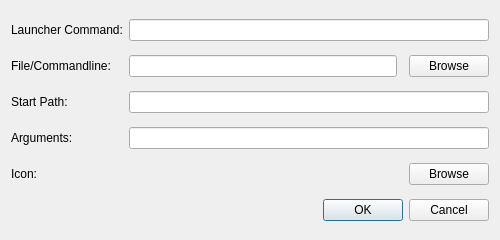
<?xml version="1.0" encoding="UTF-8"?>
<ui version="4.0">
 <class>LauncherEditDialog</class>
 <widget class="QDialog" name="LauncherEditDialog">
  <property name="geometry">
   <rect>
    <x>0</x>
    <y>0</y>
    <width>500</width>
    <height>240</height>
   </rect>
  </property>
  <property name="minimumSize">
   <size>
    <width>500</width>
    <height>200</height>
   </size>
  </property>
  <property name="windowTitle">
   <string>Dialog</string>
  </property>
  <property name="modal">
   <bool>true</bool>
  </property>
  <layout class="QGridLayout" name="gridLayout">
   <item row="0" column="0">
    <widget class="QLabel" name="cmdLabel">
     <property name="text">
      <string>Launcher Command:</string>
     </property>
    </widget>
   </item>
   <item row="1" column="3">
    <widget class="QPushButton" name="fileBtn">
     <property name="text">
      <string>Browse</string>
     </property>
    </widget>
   </item>
   <item row="1" column="0">
    <widget class="QLabel" name="fileLabel">
     <property name="text">
      <string>File/Commandline:</string>
     </property>
    </widget>
   </item>
   <item row="5" column="0" colspan="4">
    <widget class="QDialogButtonBox" name="buttonBox">
     <property name="orientation">
      <enum>Qt::Horizontal</enum>
     </property>
     <property name="standardButtons">
      <set>QDialogButtonBox::Cancel|QDialogButtonBox::Ok</set>
     </property>
    </widget>
   </item>
   <item row="3" column="0">
    <widget class="QLabel" name="argLabel">
     <property name="text">
      <string>Arguments:</string>
     </property>
    </widget>
   </item>
   <item row="2" column="1" colspan="3">
    <widget class="QLineEdit" name="pathEdit"/>
   </item>
   <item row="1" column="1">
    <widget class="QLineEdit" name="fileEdit"/>
   </item>
   <item row="0" column="1" colspan="3">
    <widget class="QLineEdit" name="cmdEdit"/>
   </item>
   <item row="2" column="0">
    <widget class="QLabel" name="pathLabel">
     <property name="text">
      <string>Start Path:</string>
     </property>
    </widget>
   </item>
   <item row="3" column="1" colspan="3">
    <widget class="QLineEdit" name="argEdit"/>
   </item>
   <item row="4" column="0">
    <widget class="QLabel" name="iconLabel">
     <property name="text">
      <string>Icon:</string>
     </property>
    </widget>
   </item>
   <item row="4" column="1">
    <widget class="QLabel" name="iconPix">
     <property name="text">
      <string/>
     </property>
    </widget>
   </item>
   <item row="4" column="3">
    <widget class="QPushButton" name="iconBtn">
     <property name="text">
      <string>Browse</string>
     </property>
    </widget>
   </item>
  </layout>
 </widget>
 <resources/>
 <connections>
  <connection>
   <sender>buttonBox</sender>
   <signal>rejected()</signal>
   <receiver>LauncherEditDialog</receiver>
   <slot>reject()</slot>
   <hints>
    <hint type="sourcelabel">
     <x>295</x>
     <y>165</y>
    </hint>
    <hint type="destinationlabel">
     <x>286</x>
     <y>274</y>
    </hint>
   </hints>
  </connection>
 </connections>
</ui>
